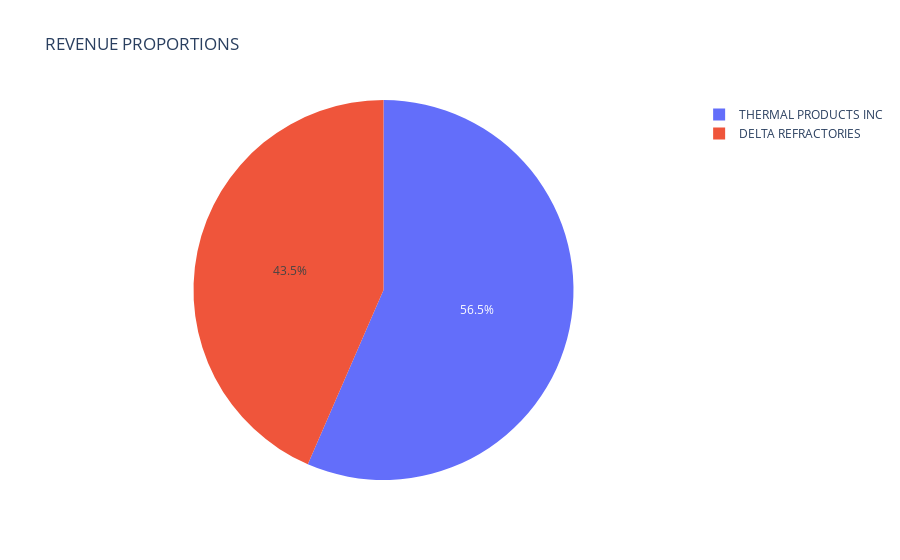

Notebook code cell kept with this figure:
### Markdown cell above
THERMAL PRODUCTS INC and DELTA REFRACTORIES are more loyal to the company

### Code cell
fig = px.pie(Total, values='TOTAL REVENUE', names='CUSTNAME', title='REVENUE PROPORTIONS')
fig.show() # Trying to visulize how revenue is contributed with percentage.

### Figure 1 — Plotly figure (JSON) as saved in the notebook; plotly's stock layout.template omitted (floating-point values rounded to 4 significant figures)
{"data": [{"domain": {"x": [0, 1], "y": [0, 1]}, "hovertemplate": "CUSTNAME=%{label}<br>TOTAL REVENUE=%{value}<extra></extra>", "labels": ["THERMAL PRODUCTS INC", "DELTA REFRACTORIES"], "legendgroup": "", "name": "", "showlegend": true, "type": "pie", "values": [7209000.0, 5546000.0]}], "layout": {"legend": {"tracegroupgap": 0}, "title": {"text": "REVENUE PROPORTIONS"}}}
